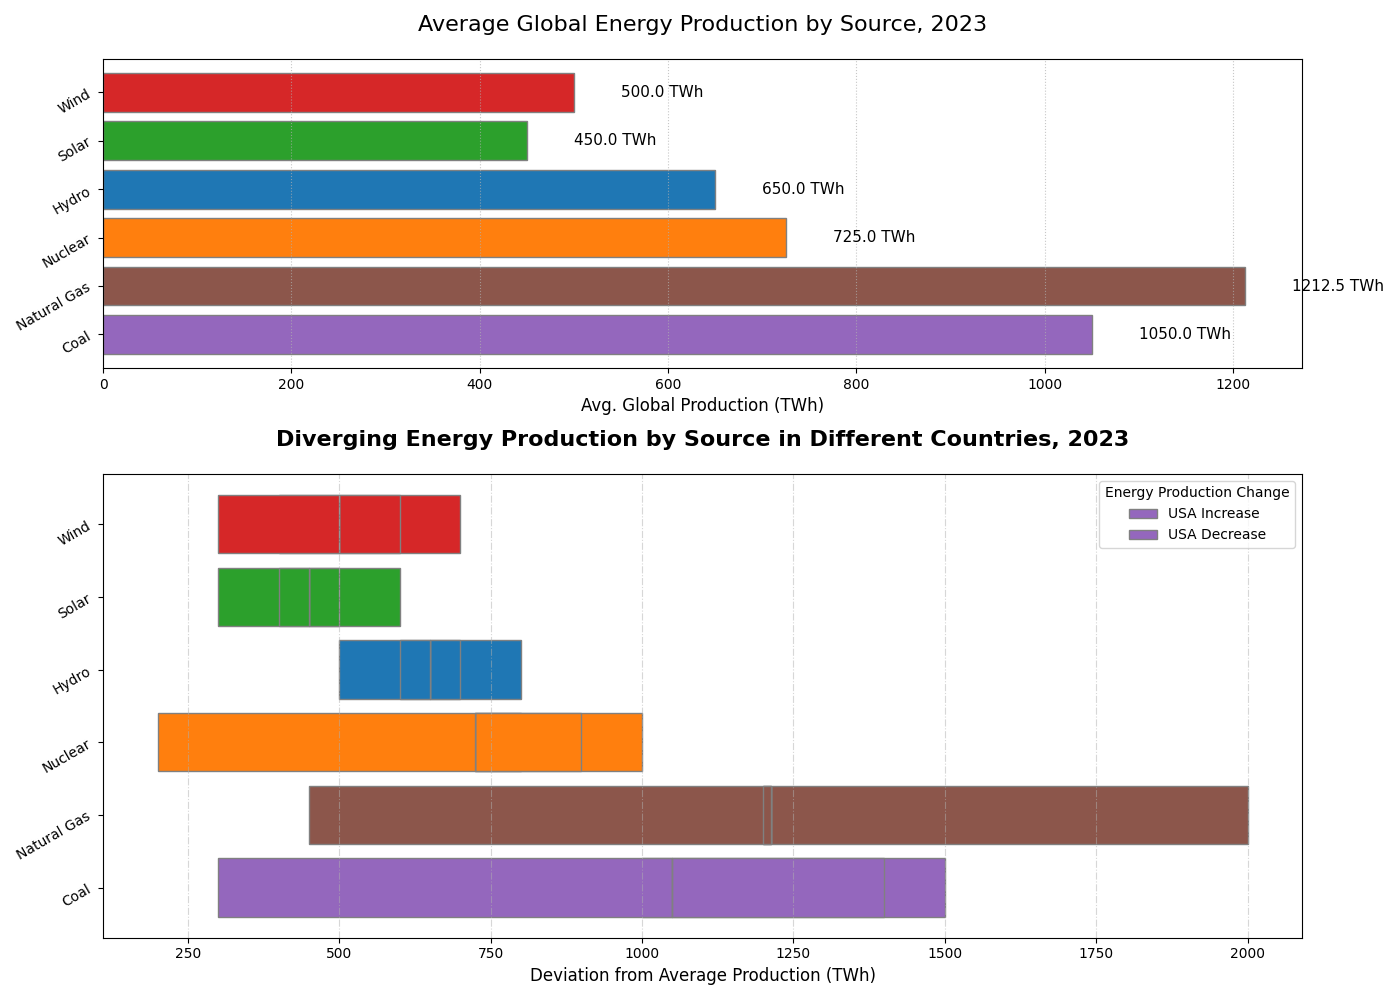

Recreate this plot in Python.
import matplotlib.pyplot as plt
import numpy as np

sources = ['Coal', 'Natural Gas', 'Nuclear', 'Hydro', 'Solar', 'Wind']
countries = ['USA', 'China', 'Germany', 'India']

energy_data = [
    [1000, 1200, 800, 500, 300, 400],  # USA
    [1500, 2000, 1000, 800, 600, 700],  # China
    [300, 450, 900, 700, 500, 600],     # Germany
    [1400, 1200, 200, 600, 400, 300],   # India
]

average_production = np.mean(energy_data, axis=0)

fig, (ax2, ax1) = plt.subplots(2, 1, figsize=(14, 10), gridspec_kw={'height_ratios': [2, 3]})

# Shuffled colors
colors = ['#9467bd', '#8c564b', '#ff7f0e', '#1f77b4', '#2ca02c', '#d62728']

for idx, (country, data) in enumerate(zip(countries, energy_data)):
    deviation = np.array(data) - average_production
    positive = np.where(deviation > 0, deviation, 0)
    negative = np.where(deviation < 0, deviation, 0)
    
    ax1.barh(sources, positive, left=average_production, color=colors, edgecolor='grey', label=f'{country} Increase' if idx == 0 else None)
    ax1.barh(sources, negative, left=average_production, color=colors, edgecolor='grey', label=f'{country} Decrease' if idx == 0 else None)

ax1.set_xlabel('Deviation from Average Production (TWh)', fontsize=12)
ax1.set_title('Diverging Energy Production by Source in Different Countries, 2023', fontsize=16, fontweight='bold', pad=20)
ax1.legend(title='Energy Production Change', loc='upper right', fontsize=10)
ax1.grid(axis='x', linestyle='-.', alpha=0.5)
ax1.set_yticklabels(sources, rotation=30, ha='right')

ax2.barh(sources, average_production, color=colors, edgecolor='grey')
for i, val in enumerate(average_production):
    ax2.text(val + 50, i, f'{val:.1f} TWh', va='center', fontsize=11)

ax2.set_xlabel('Avg. Global Production (TWh)', fontsize=12)
ax2.set_title('Average Global Energy Production by Source, 2023', fontsize=16, pad=20)
ax2.grid(axis='x', linestyle=':', alpha=0.7)
ax2.set_yticklabels(sources, rotation=30, ha='right')

plt.tight_layout()
plt.show()
